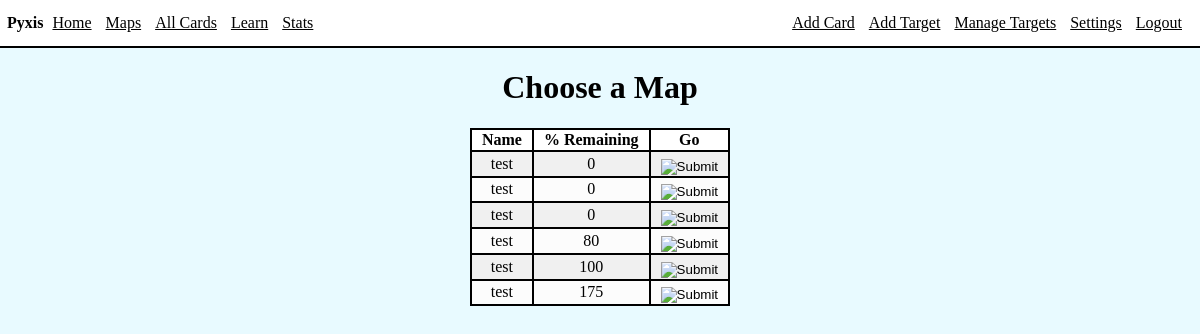
/selectMap (signed in), run on an earlier commit of the app's database.
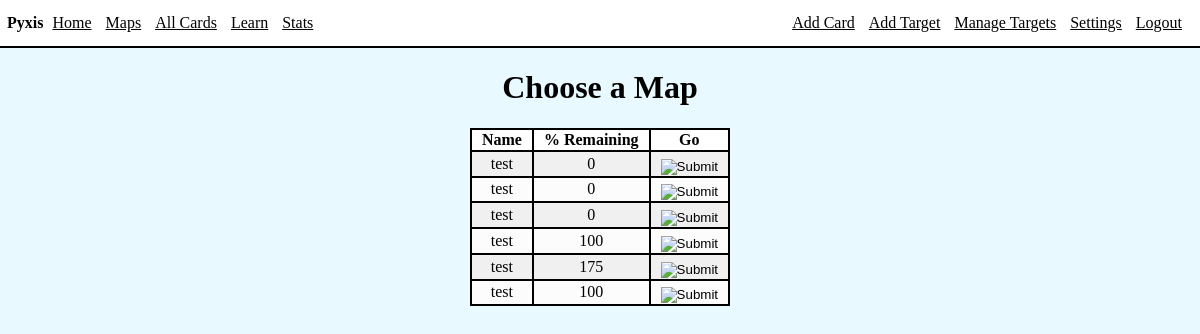
And on a later commit of the database.
### app/models.py (models this page shows, shortened)
class Target(db.Model):
    id = db.Column(db.Integer, index=True, primary_key=True)
    source = db.Column(db.String(100), index=True)
    content = db.Column(db.String(1000), index=True)
    category = db.Column(db.String(200), index=True)
    notes = db.Column(db.String(400), index=True)
    uniqueWordCount = db.Column(db.Integer)
    user_id = db.Column(db.Integer, db.ForeignKey('user.id'))

### app/routes/maps.py (the view)
@bp.route('/selectMap')
@login_required
def selectMap():
    targets = Target.query.filter().all()
    maps = []
    for target in targets:
        stats = getStats(target.id)
        maps.append(stats)
    return render_template('maps/selectMap.html', title='Select Map', maps=maps)

### app/models.py (called while the page is built)
@login.user_loader
def load_user(id):
    return User.query.get(int(id))

### app/templates/maps/selectMap.html
{% extends 'base.html' %}
{% block content %}
<div class="int">
    <h1 class="cent">Choose a Map</h1>
    <table>
        <thead>
            <th>Name</th>
            <th>% Remaining</th>
            <th>Go</th>
        </thead>
        <tbody>
            {% for map in maps %}
            <tr>
                <td>{{ map[0].source }}</td>
                <td>{{ map[2] }}</td>
                <td>
                    <form action="{{ url_for('maps.map', target_id=map[0].id) }}">
                        <input type="image" class="btnimg" src="../static/images/go.jpg">
                    </form>
                </td>
            </tr>
            {% endfor %}
        </tbody>
    </table>
</div>
{% endblock %}

What changed in the data, as far as the page shows it:
removed Target: source "test", map "80"
added Target: source "test", map "100"
